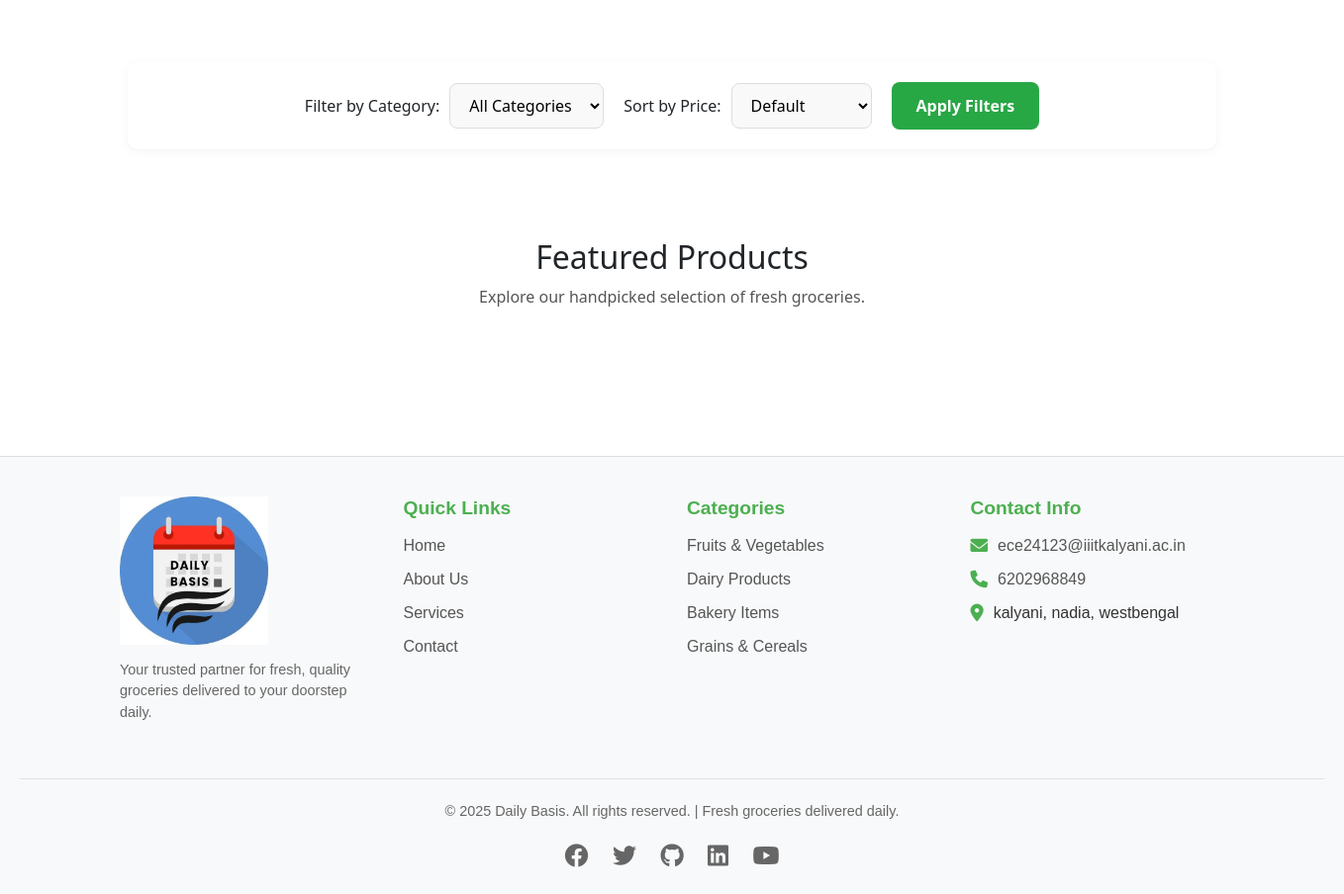
/ (lower part), run on an earlier commit of the app's database.
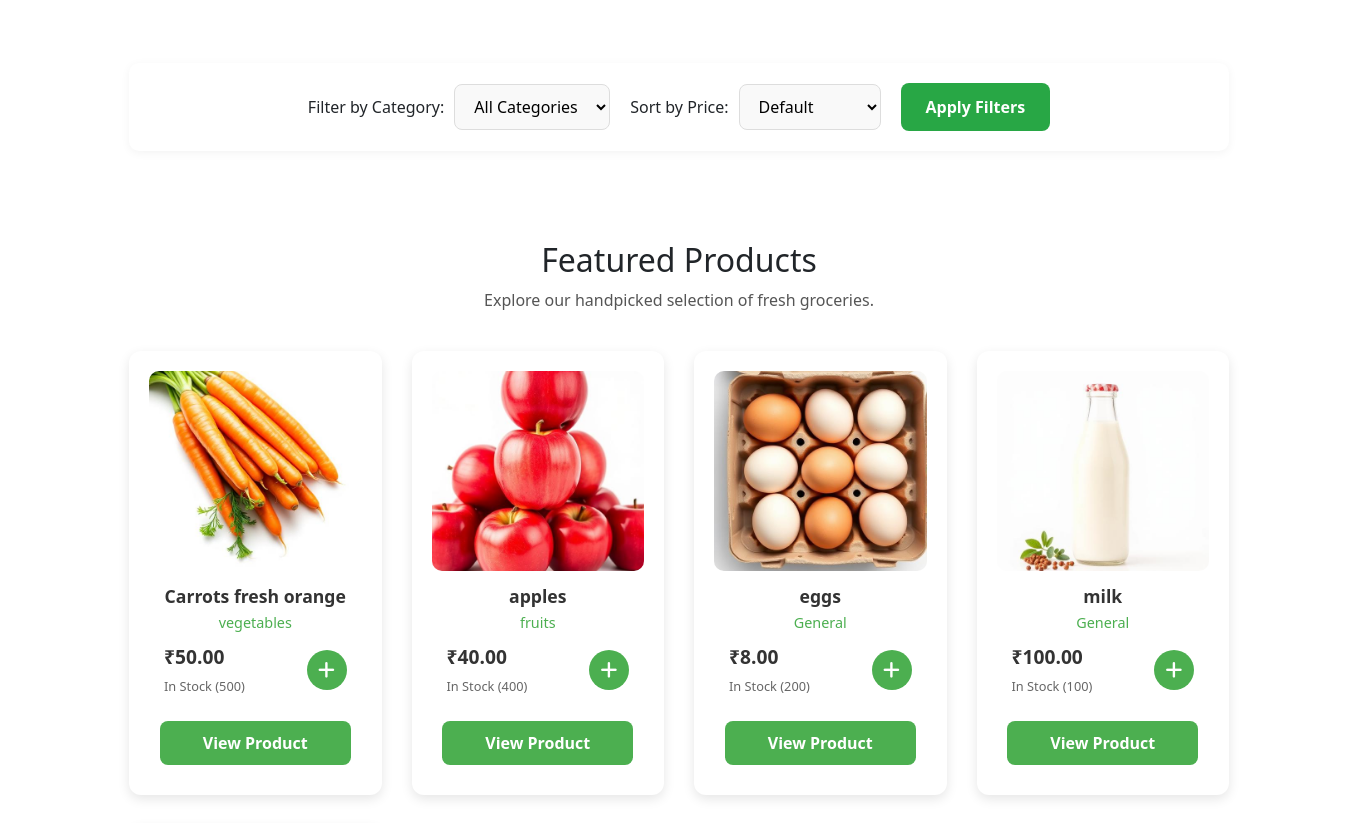
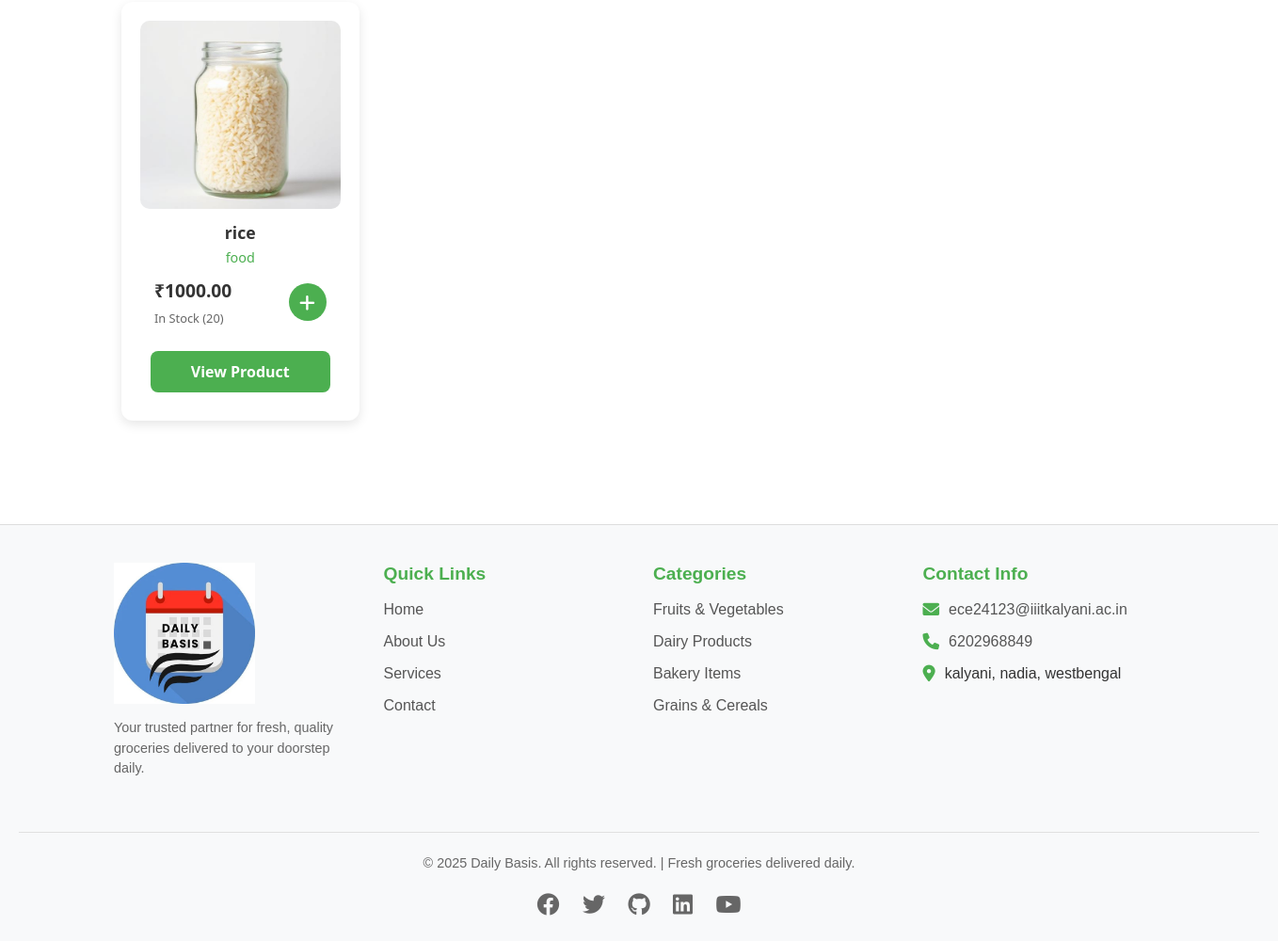
And on a later commit of the database (2 pictures, top to bottom).
### dbApp/models.py (models this page shows, shortened)
class Product(models.Model):
    name = models.CharField(max_length=200)
    category = models.CharField(max_length=100, default='General') # e.g., Fruits, Dairy, Bakery
    description = models.TextField()
    price = models.DecimalField(max_digits=10, decimal_places=2)
    image = models.ImageField(upload_to='products/') # Images will be stored in media/products/
    stock = models.IntegerField(default=0)

### dbApp/views.py (the view)
# urls.py: path('', views.index, name='home'),
def index(request):
    products = Product.objects.all()
    categories = Product.objects.values_list('category', flat=True).distinct()
    selected_category = request.GET.get('category')
    sort_option = request.GET.get('sort')
    if selected_category:
        products = products.filter(category=selected_category)
    if sort_option == 'price_asc':
        products = products.order_by('price')
    elif sort_option == 'price_desc':
        products = products.order_by('-price')
    context = {
        'products': products,
        'categories': categories,
        'selected_category': selected_category,
        'sort': sort_option
    }
    return render(request, 'dbApp/index.html', context)

### templates/dbApp/index.html (shortened to what this page needs)
{% extends "dbApp/base.html"%}
{% load static %}
{% block content %}
<section class="features">
</section>
<div class="filter-bar">
    <form action="{% url 'index' %}" method="GET" class="filter-form">
        <div class="filter-group">
            <label for="category">Filter by Category:</label>
            <select name="category" id="category" class="filter-select">
                <option value="">All Categories</option>
            </select>
        </div>
        <div class="filter-group">
            <label for="sort">Sort by Price:</label>
            <select name="sort" id="sort" class="filter-select">
                <option value="">Default</option>
            </select>
        </div>
        <button type="submit" class="filter-btn">Apply Filters</button>
    </form>
</div>
<div id="product-section" class="product-section">
    <h2>Featured Products</h2>
    <p>Explore our handpicked selection of fresh groceries.</p>
    <div class="product-grid">
    {% for product in products %}
    <div class="product-card">
        <a href="{% url 'details_page' product_id=product.id %}" class="product-link">
            <div class="product-image-container">
                {% if product.image %}
                    <img src="{{ product.image.url }}" alt="{{ product.name }}" class="product-image">
                {% else %}
                    <img src="{% static 'images/placeholder_product.jpg' %}" alt="No Image" class="product-image">
                {% endif %}
            </div>
            <div class="product-info-container">
                <h3 class="product-title">{{ product.name }}</h3>
                <span class="product-category">{{ product.category }}</span>
                <div class="product-price-and-action">
                    <div class="price-stock">
                        <span class="product-price">₹{{ product.price }}</span>
                        <span class="stock-status">
                            {% if product.stock > 0 %}
                                In Stock ({{ product.stock }})
                            {% else %}
                                Out of Stock
                            {% endif %}
                        </span>
                    </div>
                    <button class="add-to-cart-btn" data-product-id="{{ product.id }}">
                        <i class="fa-solid fa-plus"></i>
                    </button>
                </div>
            </div>
        </a>
        <button class="btn-view-product" onclick="window.location.href='{% url 'details_page' product_id=product.id %}'">View Product</button>
    </div>
    {% endfor %}
</div>
{% endblock %}

### templates/dbApp/base.html (shortened to what this page needs)
{% load static %}
<!DOCTYPE html>
<html lang="en">
<head>
    <link rel="stylesheet" href="{% static 'css/base.css' %}">
    <link rel="stylesheet" href="{% static 'css/style.css' %}">
    <link rel="stylesheet" href="{% static 'css/login.css' %}">
    <link rel="stylesheet" href="{% static 'css/contact.css' %}">
    <link rel="stylesheet" href="{% static 'css/myProfile.css' %}">
    <link rel="stylesheet" href="{% static 'css/services.css' %}">
    <link rel="stylesheet" href="{% static 'css/aboutus.css' %}">
    <link rel="stylesheet" href="{% static 'css/search_results.css' %}">
    <link rel="stylesheet" href="{% static 'css/detail_page.css' %}">
    <link rel="stylesheet" href="{% static 'css/cart.css' %}">
      <link href="https://cdn.jsdelivr.net/npm/bootstrap@5.3.3/dist/css/bootstrap.min.css" rel="stylesheet">
      <link href="https://cdn.jsdelivr.net/npm/bootstrap@5.3.3/dist/css/bootstrap.min.css" rel="stylesheet">
    <link rel="stylesheet" href="https://cdnjs.cloudflare.com/ajax/libs/font-awesome/6.0.0-beta3/css/all.min.css">
    <link rel="stylesheet" href="https://cdn.jsdelivr.net/npm/bootstrap-icons/font/bootstrap-icons.css">
</head>
<body>
<main>
      {% block content %}
      {% endblock %}
    </main>
<footer class="footer">
    <div class="container footer-grid">
        <div class="footer-column">
            <div class="footer-logo">
                <img src="{% static 'images/daily-basis.jpg' %}" alt="Daily Basis Logo">
            </div>
            <p class="company-tagline">Your trusted partner for fresh, quality groceries delivered to your doorstep daily.</p>
        </div>
        <div class="footer-column">
            <h4 class="footer-heading">Quick Links</h4>
            <ul class="footer-links">
                <li><a href="{% url 'home' %}">Home</a></li>
                <li><a href="{% url 'aboutus' %}">About Us</a></li>
                <li><a href="{% url 'services' %}">Services</a></li>
                <li><a href="{% url 'contact' %}">Contact</a></li>
            </ul>
        </div>
        <div class="footer-column">
            <h4 class="footer-heading">Categories</h4>
            <ul class="footer-links">
                <li><span class="footer-text-link">Fruits & Vegetables</span></li>
                <li><span class="footer-text-link">Dairy Products</span></li>
                <li><span class="footer-text-link">Bakery Items</span></li>
                <li><span class="footer-text-link">Grains & Cereals</span></li>
            </ul>
        </div>
        <div class="footer-column">
            <h4 class="footer-heading">Contact Info</h4>
            <ul class="contact-info-list">
                <li>
                    <i class="fas fa-envelope"></i>
                    <a href="mailto:example@kalyani.ac.in">ece24123@iiitkalyani.ac.in</a>
                </li>
                <li>
                    <i class="fas fa-phone"></i>
                    <a href="tel:6202968849">6202968849</a>
                </li>
                <li>
                    <i class="fas fa-map-marker-alt"></i>
                    <span>kalyani, nadia, westbengal</span>
                </li>
            </ul>
        </div>
    </div>
    <div class="footer-bottom">
        <p>© 2025 Daily Basis. All rights reserved. | Fresh groceries delivered daily.</p>
        <div class="social-icons">
            <a href="https://www.facebook.com" target="_blank"><i class="fab fa-facebook"></i></a>
            <a href="https://www.twitter.com" target="_blank"><i class="fab fa-twitter"></i></a>
            <a href="https://github.com/ethyne2666" target="_blank"><i class="fab fa-github"></i></a>
            <a href="https://www.linkedin.com/in/charan-kumar-ab5568311/" target="_blank"><i class="fab fa-linkedin"></i></a>
            <a href="https://youtube.com/@charankumar_2666?si=q740yZhwdxjU06-G" target="_blank"><i class="fab fa-youtube"></i></a>
        </div>
    </div>
</footer>
</body>
</html>

### static/css/base.css (style rules this page uses)
:root { --primary-color: #28a745; --primary-dark: #218838; --secondary-color: #f8f9fa; --text-color: #333; --light-text-color: #6c757d; --border-color: #dee2e6; --white: #ffffff; }
body { font-family: 'Segoe UI', Arial, sans-serif; margin: 0; padding: 0; box-sizing: border-box; display: flex; flex-direction: column; min-height: 50vh; background-color: #fff; color: var(--text-color); }
main { flex-grow: 1; padding: 30px 0; }
.footer { background-color: #f8f9fa; color: #333; padding: 40px 20px 20px; font-family: Arial, sans-serif; border-top: 1px solid #ddd; }
.footer-grid { display: grid; grid-template-columns: repeat(auto-fit, minmax(220px, 1fr)); gap: 30px; max-width: 1200px; margin: 0 auto; padding-bottom: 20px; }
.footer-column { display: flex; flex-direction: column; align-items: flex-start; }
.footer-logo img { max-width: 150px; height: auto; margin-bottom: 15px; }
.company-tagline { font-size: 0.9em; line-height: 1.5; color: #666; }
.footer-heading { font-size: 1.2em; font-weight: bold; margin-bottom: 15px; color: #4CAF50; }
.footer-links, .contact-info-list { list-style: none; padding: 0; margin: 0; }
.footer-links li, .contact-info-list li { margin-bottom: 10px; }
.footer-links a, .contact-info-list a, .footer-text-link { text-decoration: none; color: #555; font-size: 1em; transition: color 0.3s ease; }
.footer-text-link { color: #555; }
.contact-info-list li { display: flex; align-items: center; }
.contact-info-list i { color: #4CAF50; font-size: 1.1em; margin-right: 10px; }
.footer-bottom { border-top: 1px solid #e0e0e0; margin-top: 20px; padding-top: 20px; text-align: center; }
.footer-bottom p { font-size: 0.9em; color: #666; margin-bottom: 15px; }
.social-icons a { color: #666; font-size: 1.5em; margin: 0 10px; transition: color 0.3s ease; }
.product-link { text-decoration: none; color: inherit; display: block; }
.btn-view-product { background-color: #4CAF50; color: #fff; border: none; border-radius: 8px; padding: 10px 15px; font-weight: 600; cursor: pointer; text-align: center; width: 90%; margin: 10px auto; transition: background-color 0.3s ease, transform 0.2s ease; }
.product-card { position: relative; background-color: #fff; border-radius: 10px; box-shadow: 0 4px 12px rgba(0, 0, 0, 0.08); overflow: hidden; transition: none; display: flex; flex-direction: column; height: 100%; }
.product-info-container { padding: 15px; display: flex; flex-direction: column; flex-grow: 1; }
.add-to-cart-btn { pointer-events: auto; }
.product-price-and-action { display: flex; justify-content: space-between; align-items: center; margin-top: auto; }

### static/css/aboutus.css (style rules this page uses)
section { padding: 60px 20px; max-width: 1200px; margin: auto; }
h2 { font-size: 32px; font-weight: bold; margin-bottom: 15px; color: #2e7d32; }
p { color: #555; line-height: 1.7; }

What changed in the data, as far as the page shows it:
added Product: image (picture), name "Carrots fresh orange", category "vegetables", price "50.00", stock "500"
added Product: image (picture), name "apples", category "fruits", price "40.00", stock "400"
added Product: image (picture), name "eggs", category "General", price "8.00", stock "200"
added Product: image (picture), name "milk", category "General", price "100.00", stock "100"
added Product: image (picture), name "rice", category "food", price "1000.00", stock "20"
